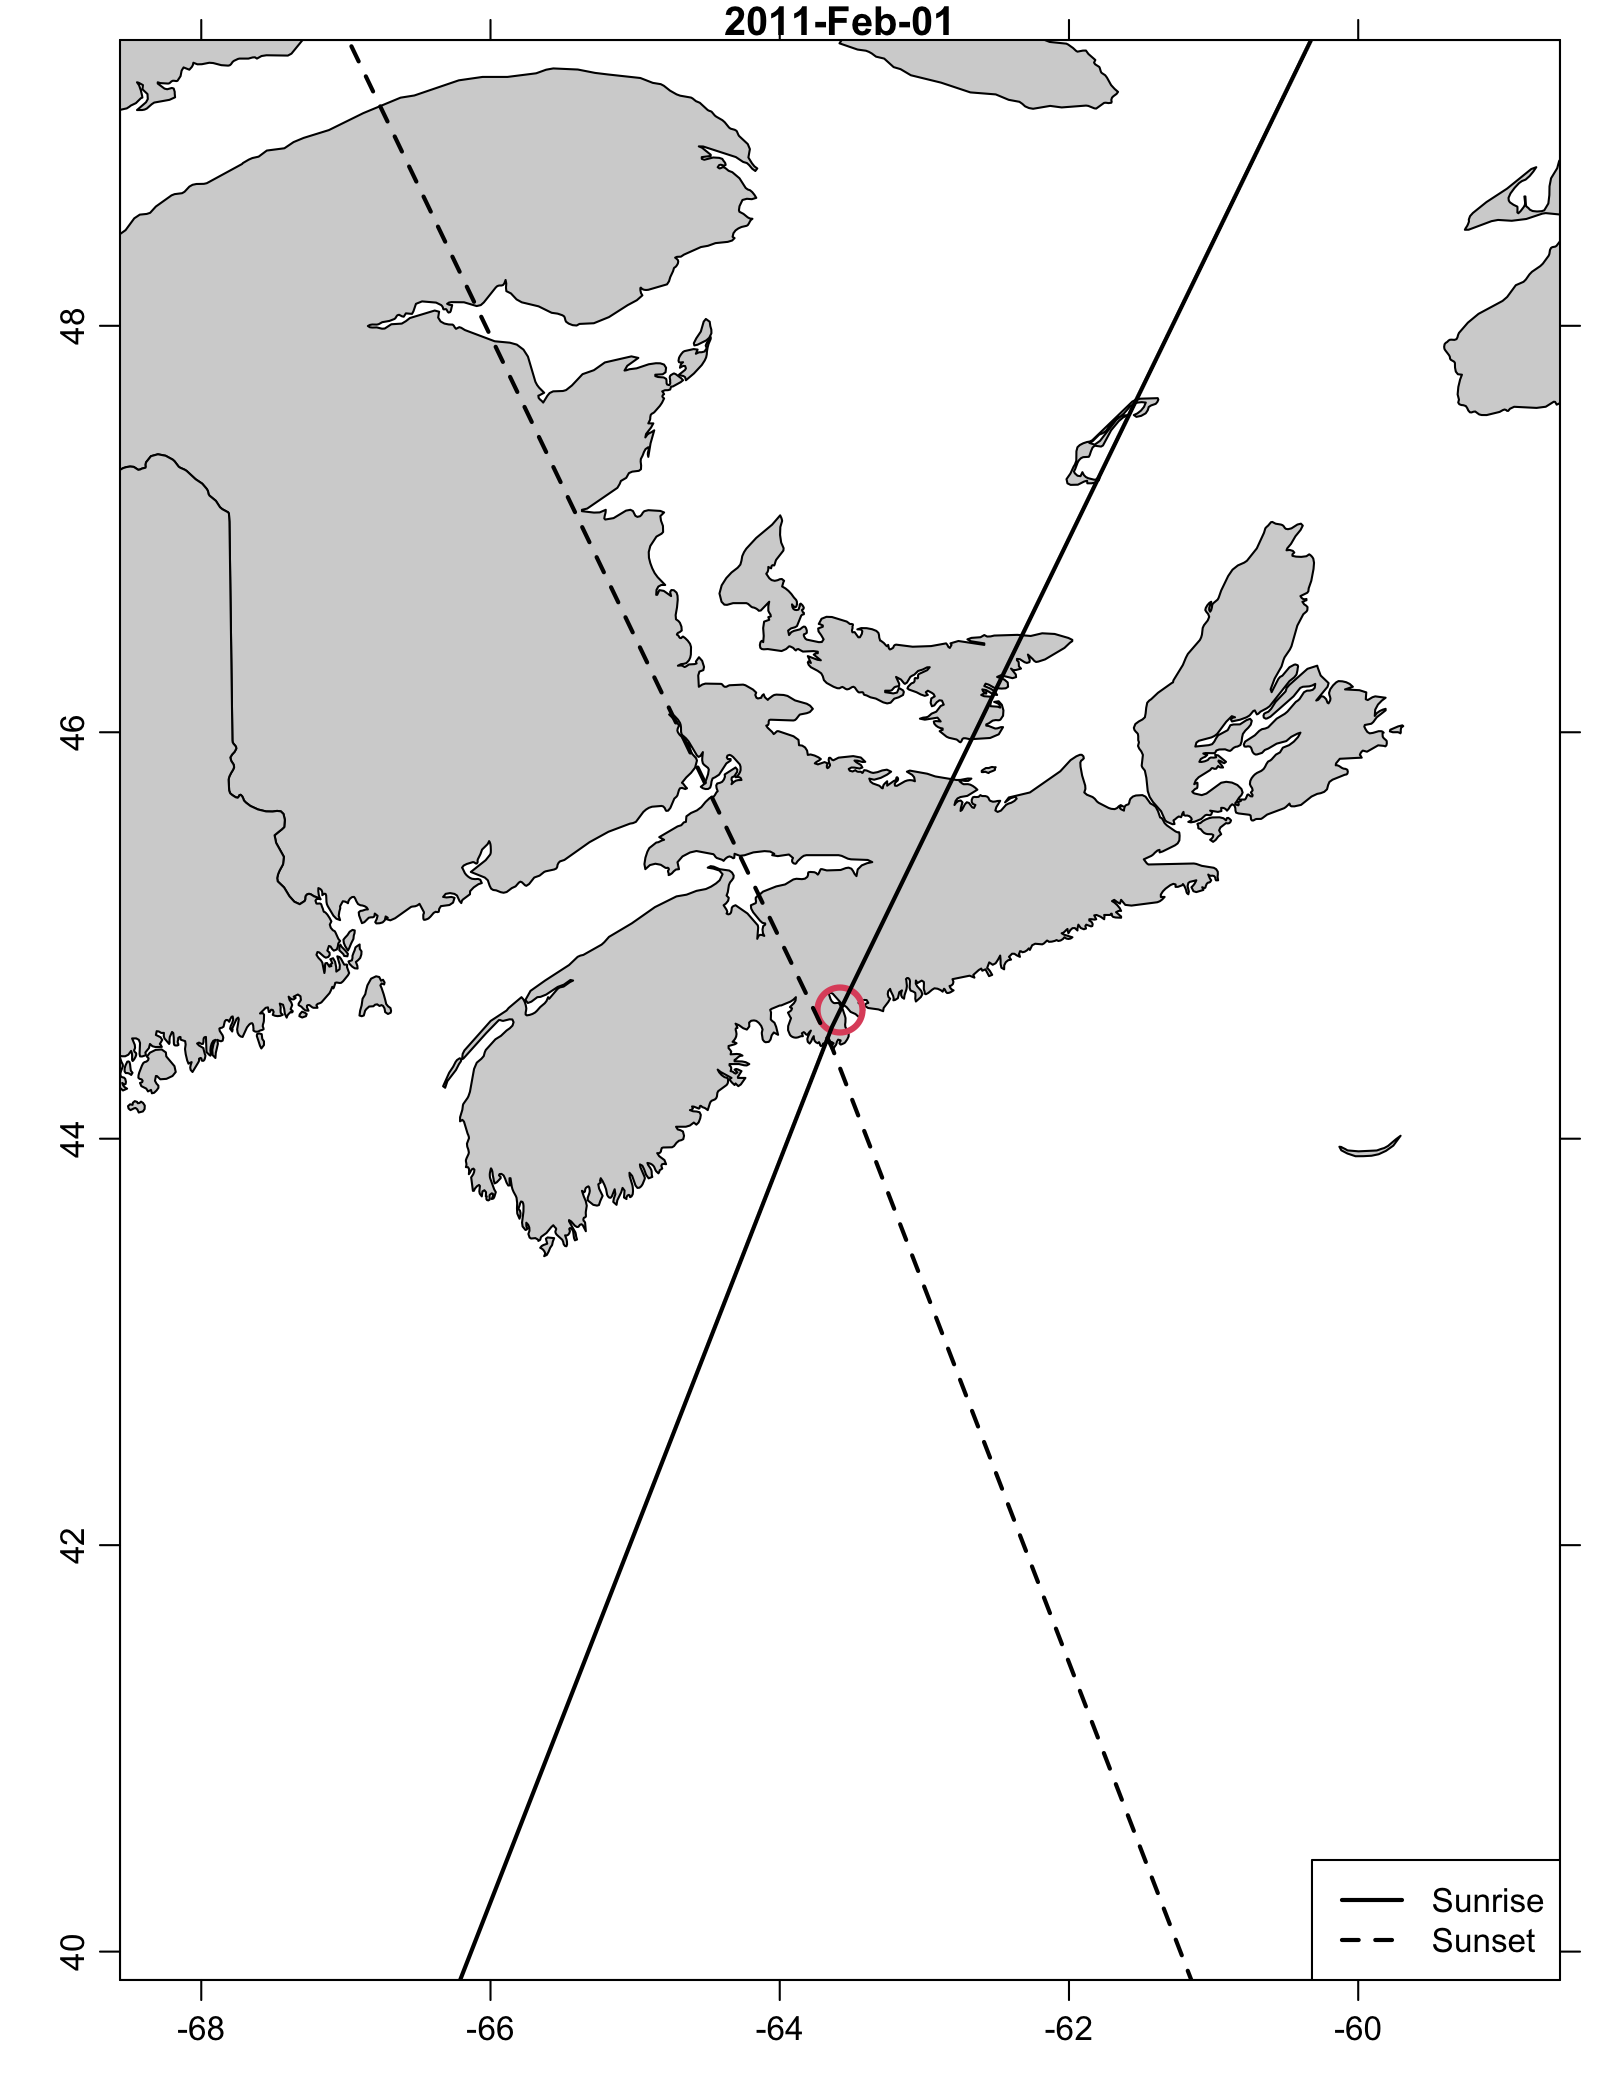

Write R code to recreate this figure.
library(oce)
use.refraction <- TRUE
elevation <- function(x) { # x is latitude
    mean(sunAngle(t0, lon[i], x[1], use.refraction)$altitude^2)^0.5
}
hlat <-   44+38/60                     # http://www.timeanddate.com/worldclock/city.html?n=286
hlon <- -(63+35/60)                    # http://www.timeanddate.com/worldclock/city.html?n=286
d <- read.table('sunrise.dat', header=FALSE)
tz <- 4 * 3600
sunrise <- as.POSIXct(paste(d$V1, d$V2), tz="UTC") + tz
sunset <- as.POSIXct(paste(d$V1, d$V3), tz="UTC") + tz + 12 * 3600

data(coastlineWorldFine, package="ocedata")

if (!interactive())
    png("solar_navigation.png", unit="in", width=7, height=5, res=200, pointsize=12)
n <- 100
lon <- seq(-180, 180, length.out=n)
lat <- vector(length=n)
t0 <- sunrise[1]
for (i in 1:n) {
    lat[i] <- optimise(elevation, interval=c(-90,90))$minimum
}
plot(coastlineWorldFine, clon=hlon, clat=hlat, span=1500)
points(hlon, hlat, cex=3, lwd=3, col=2)
lines(lon, lat, lwd=2)
t0 <- sunset[1]
for (i in 1:n) {
    ##vlat[i] <- optim(0, above.horizon)$par
    lat[i] <- optimise(elevation, interval=c(-90,90))$minimum
}
lines(lon, lat, lwd=2, lty="dashed")
legend("bottomright", lwd=c(2,2), lty=c("solid", "dashed"),legend=c("Sunrise", "Sunset"))
title(format(t0, "%Y-%b-%d"))

if (!interactive())
    dev.off()

